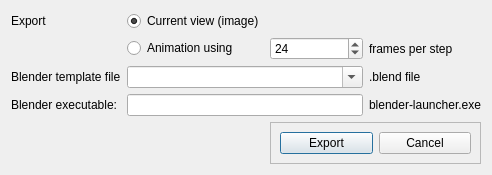
<?xml version="1.0" encoding="UTF-8"?>
<ui version="4.0">
 <class>Dialog</class>
 <widget class="QDialog" name="Dialog">
  <property name="geometry">
   <rect>
    <x>0</x>
    <y>0</y>
    <width>492</width>
    <height>169</height>
   </rect>
  </property>
  <property name="windowTitle">
   <string>Dialog</string>
  </property>
  <layout class="QGridLayout" name="gridLayout">
   <item row="1" column="2">
    <widget class="QSpinBox" name="sbFrames_per_step">
     <property name="minimum">
      <number>1</number>
     </property>
     <property name="maximum">
      <number>9999</number>
     </property>
     <property name="value">
      <number>24</number>
     </property>
    </widget>
   </item>
   <item row="2" column="3">
    <widget class="QLabel" name="label_6">
     <property name="text">
      <string>.blend file</string>
     </property>
    </widget>
   </item>
   <item row="3" column="1" colspan="2">
    <widget class="QLineEdit" name="teExecutable"/>
   </item>
   <item row="1" column="1">
    <widget class="QRadioButton" name="radioButton_2">
     <property name="text">
      <string>Animation using</string>
     </property>
    </widget>
   </item>
   <item row="2" column="0">
    <widget class="QLabel" name="label">
     <property name="text">
      <string>Blender template file</string>
     </property>
    </widget>
   </item>
   <item row="3" column="0">
    <widget class="QLabel" name="label_2">
     <property name="text">
      <string>Blender executable:</string>
     </property>
    </widget>
   </item>
   <item row="3" column="3">
    <widget class="QLabel" name="label_5">
     <property name="text">
      <string>blender-launcher.exe</string>
     </property>
    </widget>
   </item>
   <item row="0" column="0">
    <widget class="QLabel" name="label_3">
     <property name="text">
      <string>Export</string>
     </property>
    </widget>
   </item>
   <item row="0" column="1">
    <widget class="QRadioButton" name="radioButton">
     <property name="text">
      <string>Current view (image)</string>
     </property>
     <property name="checked">
      <bool>true</bool>
     </property>
    </widget>
   </item>
   <item row="1" column="3">
    <widget class="QLabel" name="label_4">
     <property name="text">
      <string>frames per step</string>
     </property>
    </widget>
   </item>
   <item row="2" column="1" colspan="2">
    <widget class="QComboBox" name="cbBaseScene">
     <property name="editable">
      <bool>true</bool>
     </property>
    </widget>
   </item>
   <item row="4" column="2" colspan="2">
    <widget class="QFrame" name="frame">
     <property name="frameShape">
      <enum>QFrame::StyledPanel</enum>
     </property>
     <property name="frameShadow">
      <enum>QFrame::Raised</enum>
     </property>
     <layout class="QHBoxLayout" name="horizontalLayout">
      <item>
       <widget class="QPushButton" name="btnOK">
        <property name="text">
         <string>Export</string>
        </property>
       </widget>
      </item>
      <item>
       <widget class="QPushButton" name="btnCancel">
        <property name="text">
         <string>Cancel</string>
        </property>
       </widget>
      </item>
     </layout>
    </widget>
   </item>
  </layout>
 </widget>
 <resources/>
 <connections/>
</ui>
